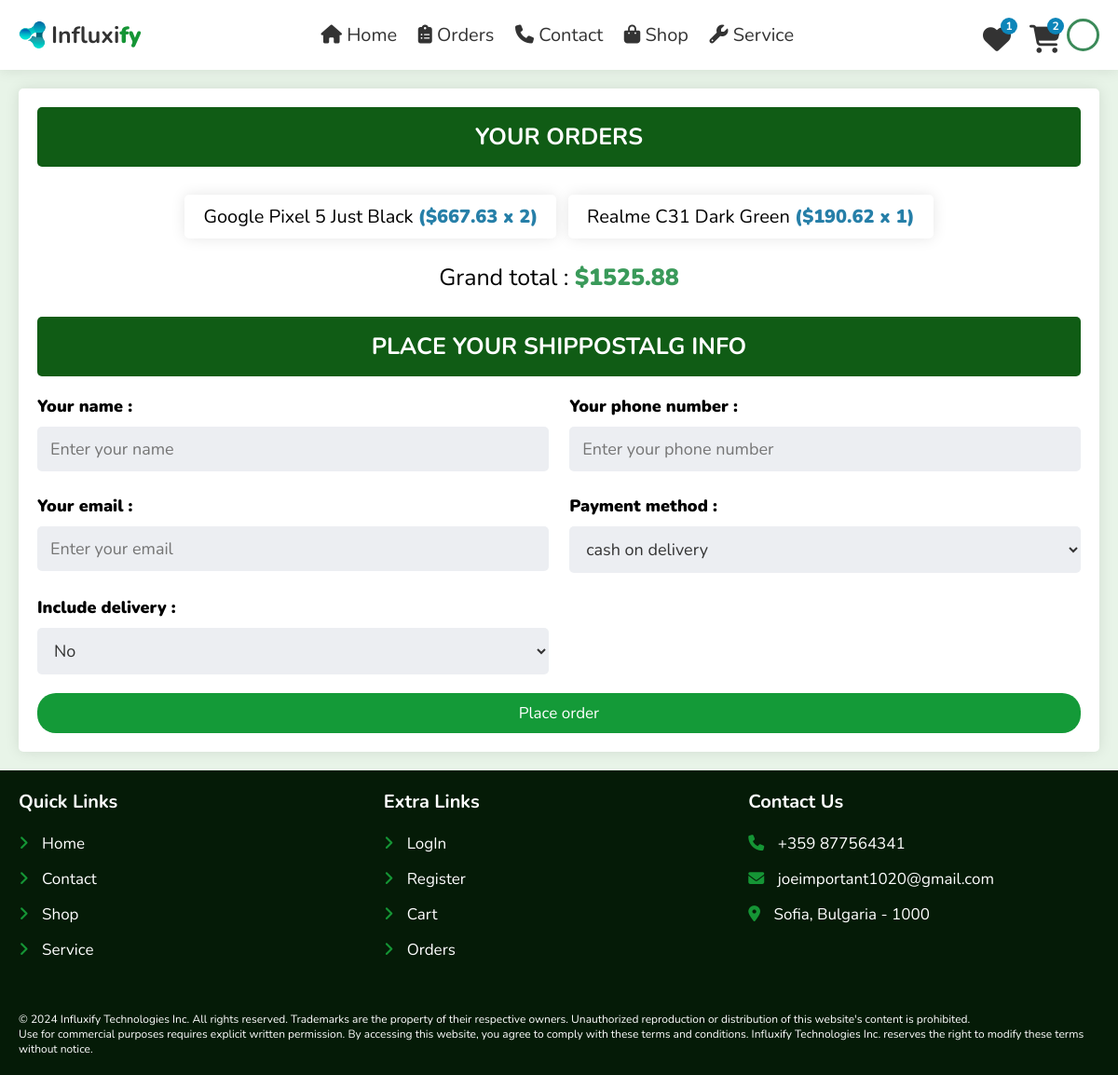
Page /user/checkout.php (signed in) on the earlier database version.
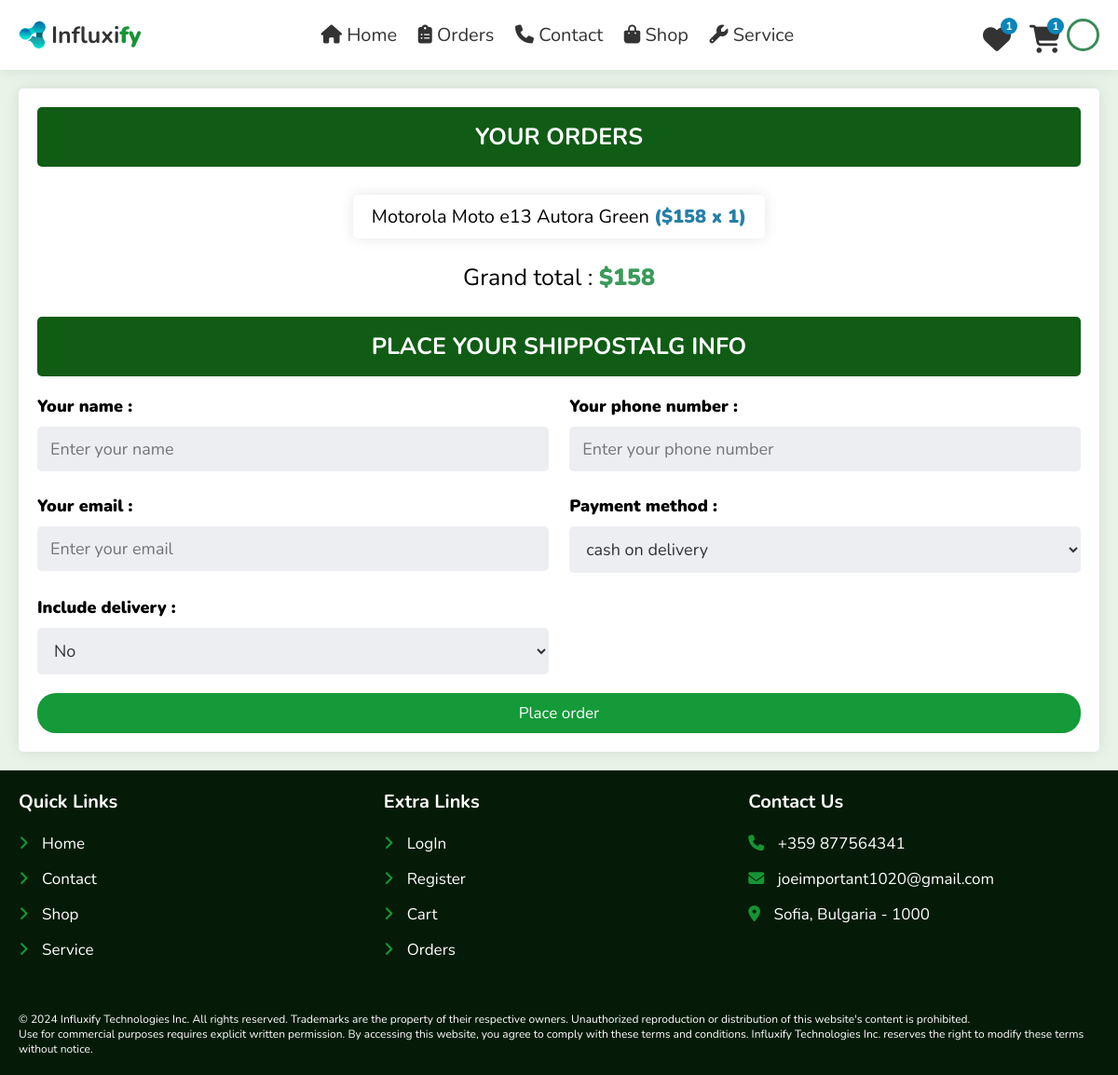
Same page on the later database version.
### tables this page shows
CREATE TABLE `cart` (
  `user_id` int(11) NOT NULL,
  `pid` int(11) NOT NULL,
  `name` varchar(100) NOT NULL,
  `price` double(8,2) NOT NULL DEFAULT 0.00,
  `quantity` int(10) NOT NULL
);

### user/checkout.php (the view, shortened to what the changed rows need)
<?php
include '../components/connect.php';
if (isset($_SESSION['user_id'])) {
  $user_id = $_SESSION['user_id'];
} else {
  $user_id = '';
  header('Location: user_login.php');
}
?>
<!DOCTYPE html>
<html lang="en">
<head>
  <link rel="stylesheet" href="https://cdnjs.cloudflare.com/ajax/libs/font-awesome/6.1.1/css/all.min.css">
  <link rel="stylesheet" href="../css/global.css">
  <link rel="stylesheet" href="../css/user_style.css">
</head>
<body style="height: auto;">
  <?php include '../components/user_header.php'; ?>
  <?php
  $select_user_exists = $conn->prepare("SELECT id FROM `users` WHERE id = ?");
  $select_user_exists->execute([$user_id]);
  if ($select_user_exists->rowCount() == 0) {
    header("Location: user_login.php");
  } else {
  ?>
    <section class="checkout-orders">
      <form action="" method="POST">
        <h3>Your orders</h3>
        <div class="display-orders">
          <?php
          $grand_total = 0;
          $select_cart = $conn->prepare("SELECT * FROM `cart` WHERE user_id = ?");
          $select_cart->execute([$user_id]);
          if ($select_cart->rowCount() > 0) {
            while ($fetch_cart = $select_cart->fetch(PDO::FETCH_ASSOC)) {
              $grand_total += ($fetch_cart['price'] * $fetch_cart['quantity']);
          ?>
              <p> <?= $fetch_cart['name']; ?> <span>(<?= '$' . $fetch_cart['price'] . ' x ' . $fetch_cart['quantity']; ?>)</span> </p>
          <?php
            }
          } else {
            echo '<p class="empty">Your cart is empty!</p>';
          }
          ?>
          <div class="grand-total">Grand total : <span>$<?= $grand_total; ?></span></div>
        </div>
        <h3>Place your shippostalg info</h3>
        <div class="flex">
          <div class="inputBox">
            <span>Your name :</span>
            <input type="text" name="name" placeholder="Enter your name" class="box" maxlength="100" required>
          </div>
          <div class="inputBox">
            <span>Your phone number :</span>
            <input type="number" name="number" placeholder="Enter your phone number" class="box" min="0" max="999999999999999" onkeypress="if(this.value.length > 15) return false;" required>
          </div>
          <div class="inputBox">
            <span>Your email :</span>
            <input type="email" name="email" placeholder="Enter your email" class="box" maxlength="50" required>
          </div>
          <div class="inputBox">
            <span>Payment method :</span>
            <select name="method" class="box" required>
              <option value="cash on delivery">cash on delivery</option>
            </select>
          </div>
          <div class="inputBox">
            <span>Include delivery :</span>
            <select name="delivery" class="box" required onchange="updateTotalPrice(this.value)">
              <option value="no">No</option>
            </select>
          </div>
        </div>
        <input type="submit" name="order" class="btn <?= ($grand_total > 1) ? '' : 'disabled'; ?>" value="Place order">
      </form>
    </section>
  <?php
  }
  ?>
</body>
</html>

### components/user_header.php (shortened to what the changed rows need)
<header class="header">
  <section class="flex">
    <div class="icons">
      <?php
      $count_cart_items = $conn->prepare("SELECT * FROM `cart` WHERE user_id = ?");
      $count_cart_items->execute([$user_id]);
      $total_cart_counts = $count_cart_items->rowCount();
      ?>
      <a href="cart.php" class="icon-link" title="Cart">
        <i class="fas fa-shopping-cart"></i>
        <sup class="sup"><?= $total_cart_counts; ?></sup>
      </a>
    </div>
  </section>
</header>

Differences in the rows shown:
removed cart: name "Google Pixel 5 Just Black", price "667.63", quantity "2"
removed cart: name "Realme C31 Dark Green", price "190.62", quantity "1"
added cart: name "Motorola Moto e13 Autora Green", price "158", quantity "1"
Other differences:
$total_cart_counts: "2" → "1"
$grand_total: "1525.88" → "158"
